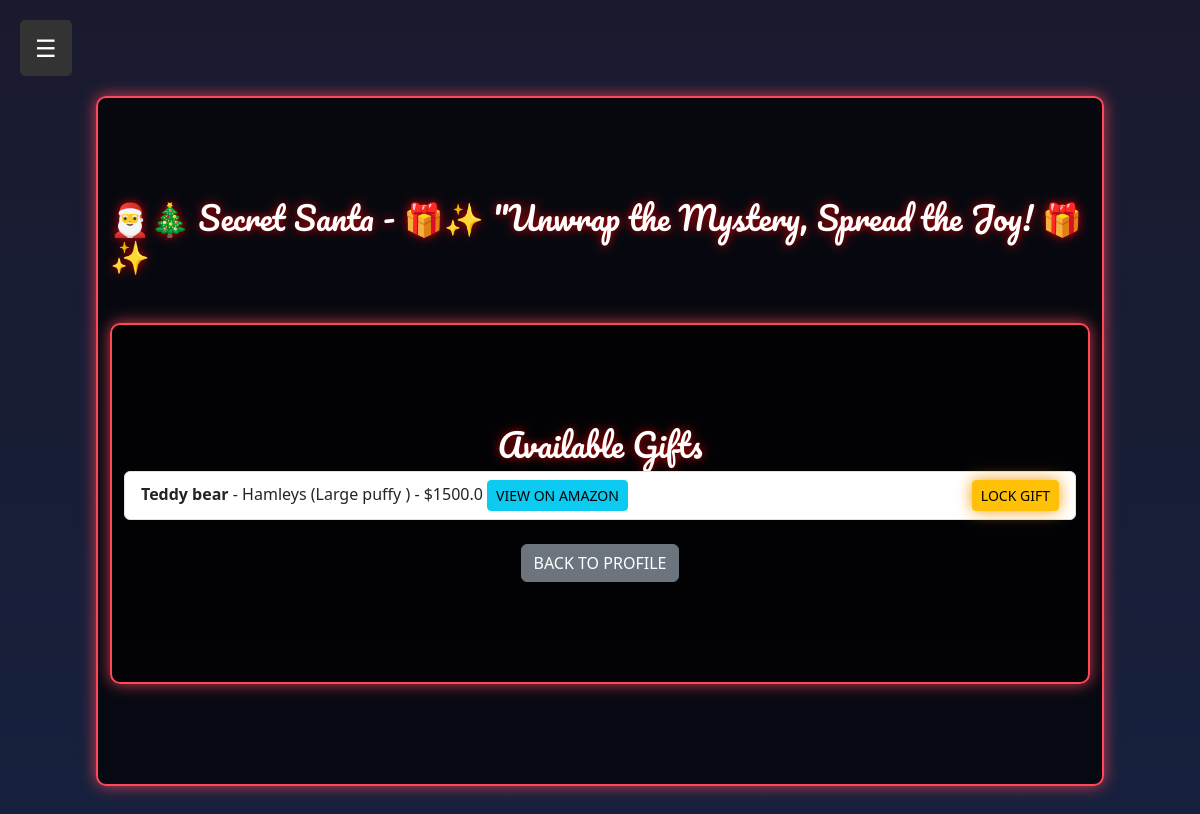
The app's page /gifts/view (signed in) with its own data.
### models.py (models this page shows)
class Wishlist(db.Model):
    id = db.Column(db.Integer, primary_key=True)
    user_id = db.Column(db.Integer, db.ForeignKey("user.id"), nullable=False)
    gift_name = db.Column(db.String(200), nullable=False)
    brand = db.Column(db.String(100), nullable=True)
    model_version = db.Column(db.String(100), nullable=True)
    price = db.Column(db.Float, nullable=True)
    amazon_link = db.Column(db.String(300), nullable=True)
    user = db.relationship("User", back_populates="wishlist_items")
    gift_locks = db.relationship("GiftLock", back_populates="gift", cascade="all, delete-orphan")

### routes/gifts.py (the view)
@gifts_bp.route('/view', methods=['GET'])
@login_required
def view_gift_pool():
    locked_gift_ids = db.session.query(GiftLock.gift_id).all()
    locked_gift_ids = {gift_id[0] for gift_id in locked_gift_ids}  # Convert to set
    available_gifts = Wishlist.query.filter(
        (Wishlist.user_id != current_user.id) &  # Exclude own gifts
        (~Wishlist.id.in_(locked_gift_ids))  # Exclude locked gifts
    ).all()
    return render_template('gift_registration.html', gifts=available_gifts)

### app.py (called while the page is built)
def create_app():
    app = Flask(__name__)
    app.config.from_object(Config)
    app.config['SQLALCHEMY_TRACK_MODIFICATIONS'] = False
    db.init_app(app)
    bcrypt.init_app(app)
    login_manager.init_app(app)
    login_manager.login_view = "auth.login"
    Migrate(app, db)
    app.register_blueprint(auth_bp, url_prefix="/auth")
    app.register_blueprint(profile_bp, url_prefix="/profile")  # ✅ Register profile blueprint
    app.register_blueprint(gifts_bp, url_prefix='/gifts')
    @login_manager.user_loader
    def load_user(user_id):
        return User.query.get(int(user_id))
    return app

### templates/gift_registration.html (shortened to what this page needs)
{% extends "base.html" %}
{% block content %}
<h2>🎅🎄 Secret Santa - 🎁✨ "Unwrap the Mystery, Spread the Joy! 🎁✨</h2>
<div class="container mt-5">
    <h2 class="text-center">Available Gifts</h2>
    {% if gifts %}
        <ul class="list-group">
            {% for gift in gifts %}
                <li class="list-group-item d-flex justify-content-between align-items-center">
                    <div>
                        <strong>{{ gift.gift_name }}</strong> - {{ gift.brand or "N/A" }} ({{ gift.model_version or "N/A" }}) - ${{ gift.price or "N/A" }}
                        {% if gift.amazon_link %}
                            <a href="{{ gift.amazon_link }}" target="_blank" class="btn btn-sm btn-info">View on Amazon</a>
                        {% endif %}
                    </div>
                    <form method="POST" action="{{ url_for('gifts.lock_gift', gift_id=gift.id) }}">
                        <button type="submit" class="btn btn-warning btn-sm">Lock Gift</button>
                    </form>
                </li>
            {% endfor %}
        </ul>
    {% else %}
        <p class="text-center">No gifts available for selection.</p>
    {% endif %}
    <div class="mt-4 text-center">
        <a href="{{ url_for('profile_bp.profile') }}" class="btn btn-secondary">Back to Profile</a>
    </div>
</div>
{% endblock %}

### static/style.css (style rules this page uses)
body { background: linear-gradient(to bottom, #1a1a2e, #16213e); color: white; font-family: 'Poppins', sans-serif; text-align: center; overflow-x: hidden; padding: 8%; }
body::before { content: ""; position: fixed; top: 0; left: 0; width: 100%; height: 100%; background: url('https://cdn.pixabay.com/photo/2017/12/09/18/24/snow-3005933_1280.png') repeat; opacity: 0.1; z-index: -1; }
h2, h3 { font-family: 'Pacifico', cursive; text-shadow: 0px 0px 10px rgba(255, 0, 0, 0.8); }
.btn { padding: 10px 20px; font-size: 18px; font-weight: bold; text-transform: uppercase; border: none; border-radius: 5px; cursor: pointer; transition: 0.3s; }
.btn-warning { background: #f39c12; color: white; box-shadow: 0px 0px 15px #f39c12; }
.card,.container { background: rgba(0, 0, 0, 0.7); color: white; border: 2px solid #ff4757; box-shadow: 0px 0px 15px rgba(255, 71, 87, 0.8); padding: 100px; border-radius: 10px; }

### records on screen
Wishlist: gift_name "Teddy bear", brand "Hamleys", model_version "Large puffy", price "1500.0"
